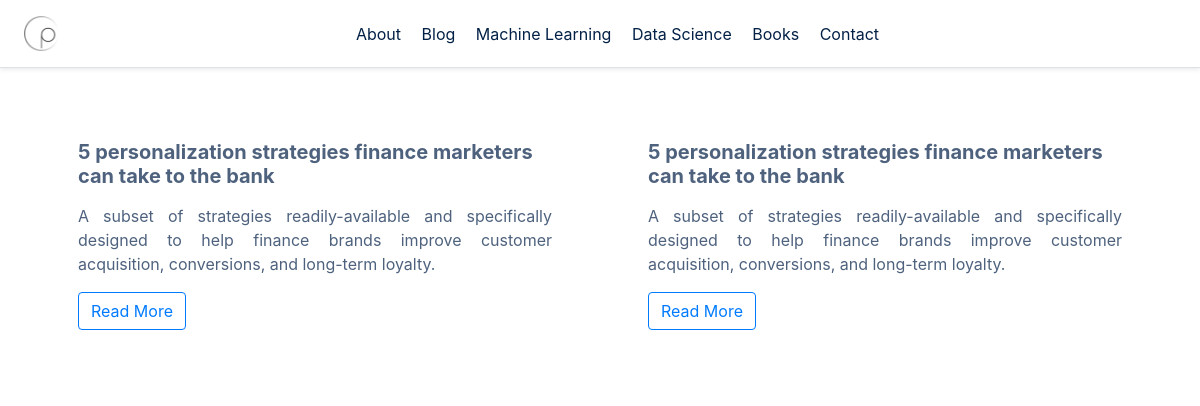
The app's page /, older data.
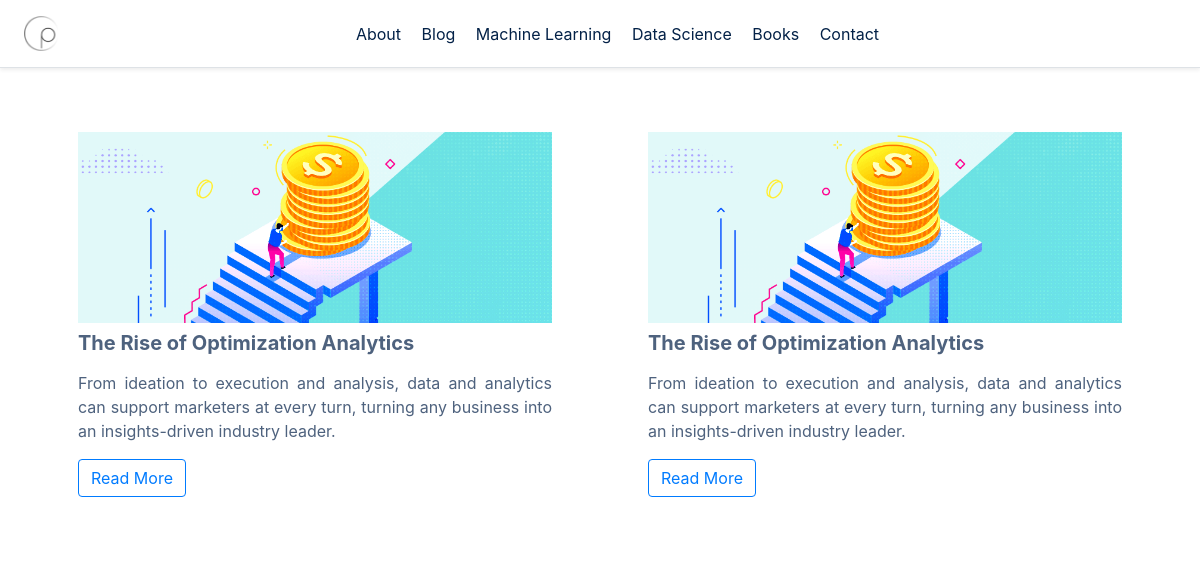
The same page, newer data.
### blog/models.py (models this page shows, shortened)
class Post(models.Model):
    author = models.ForeignKey(settings.AUTH_USER_MODEL, on_delete=models.CASCADE)
    categories = models.ManyToManyField('Categories')
    title = models.CharField(max_length=100)
    excerpt = models.CharField(max_length=300, blank=True, null=True)
    text = models.TextField()
    post_image = models.ImageField(
		upload_to='post_image/', blank=True, null=True)
    created_date = models.DateTimeField(default=timezone.now)
    published_date = models.DateTimeField(blank=True, null=True)

### blog/views.py (the view)
# urls.py: path('', views.post_list, name='post_list'),
def post_list(request):
    posts = Post.objects.filter(published_date__lte=timezone.now()).order_by('published_date')
    return render(request, 'blog/post_list.html', {'posts': posts})

### blog/templates/blog/post_list.html (shortened to what this page needs)
{% extends 'blog/base.html' %}
{% block content %}
{% for post in posts %}
<div class="row">
    <div class="post bg-white p-5 col-6 ">
        {% if post.post_image %}
        <div><a href="{% url 'post_detail' pk=post.pk %}">
                <img src="{{ post.post_image.url|default_if_none:'#' }}"
                    alt="Unboxing Amazon’s secrets – The Chronicles of a Personalization Giant" width="100%"> </a>
        </div>
        {% endif %}
        <h2 class="blog-post-h2 mt-2"><a class="text-grey"
                href="{% url 'post_detail' pk=post.pk %}">{{ post.title }}</a></h2>
        <p class="mt-3 text-justify">{{ post.excerpt|linebreaksbr }}</p>
        <a href="{% url 'post_detail' pk=post.pk %}" role="button" aria-pressed="true"
            class="btn btn-outline-primary">Read More</a>
    </div>
    <div class="post bg-white p-5 col-6 ">
        {% if post.post_image %}
        <div><a href="{% url 'post_detail' pk=post.pk %}">
                <img src="{{ post.post_image.url|default_if_none:'#' }}"
                    alt="Unboxing Amazon’s secrets – The Chronicles of a Personalization Giant" width="100%"> </a>
        </div>
        {% endif %}
        <h2 class="blog-post-h2 mt-2"><a class="text-grey"
                href="{% url 'post_detail' pk=post.pk %}">{{ post.title }}</a></h2>
        <p class="mt-3 text-justify">{{ post.excerpt|linebreaksbr }}</p>
        <a href="{% url 'post_detail' pk=post.pk %}" role="button" aria-pressed="true"
            class="btn btn-outline-primary">Read More</a>
    </div>
</div>
{% endfor %}
{% endblock %}

### blog/templates/blog/base.html (shortened to what this page needs)
{% load staticfiles %}
<!doctype html>
<html lang="en">
<head>
  <link rel="stylesheet" href="https://stackpath.bootstrapcdn.com/bootstrap/4.3.1/css/bootstrap.min.css"
>
 <link rel="stylesheet" href="{% static 'css/styles.css' %}">
</head>
<body data-gr-c-s-loaded="true">
    <div class="d-flex flex-column flex-md-row align-items-center justify-content-between p-3 px-md-4 mb-3 bg-white border-bottom shadow-sm ">
        <a class="my-0 mr-md-auto font-weight-normal" href="#">
          <img src="{% static 'images/logo-75x75.png' %}" width="35" height="35"
            alt=""></a>
        <nav class="my-2 mr-md-auto my-md-0 mr-md-3">
          <a class="nav-item p-2 text-navblue" href="#">About</a>
          <a class="nav-item p-2 text-navblue" href="#">Blog</a>
          <a class="nav-item p-2 text-navblue" href="#">Machine Learning</a>
          <a class="nav-item p-2 text-navblue" href="#">Data Science</a>
          <a class="nav-item p-2 text-navblue" href="#">Books</a>
          <a class="nav-item p-2 text-navblue" href="#">Contact</a>
        </nav>
      </div>
  <div class="page-header ">
    <main role="main" class="flex-shrink-0 ">
      <div class="content container">
        <div class="row">
          <div class="col-12">
            {% block content %}
            {% endblock %}
          </div>
        </div>
    </main>
  </div>
</body>
</html>

### blog/static/css/styles.css (style rules this page uses)
.text-navblue { color: #032147 !important; text-decoration: none !important; }
.text-grey { color: #4e627e !important; text-decoration: none !important; }
body { color: #4e627e !important; }
h1, h2, h3, h4 { color: #032147 !important; text-decoration: none !important; }
.blog-post-h2 { font-size: 1.25em !important; font-weight: 700!important; }

Row changes from the older to the newer data that the page shows:
removed Post: title "5 personalization strategies finance marketers can take to the bank", excerpt "A subset of strategies readily-available and specifically designed to help finance brands improve customer acquisition, conversions, and long-term loyalty."
added Post: post_image (picture), title "The Rise of Optimization Analytics", excerpt "From ideation to execution and analysis, data and analytics can support marketers at every turn, turning any business into an insights-driven industry leader."
